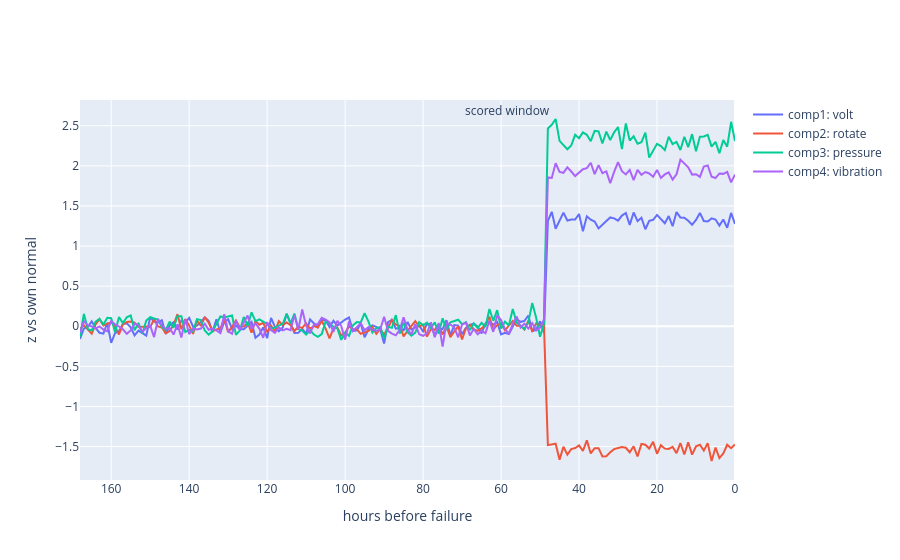

Write notebook code for a chart like this one.
### Markdown cell above
> **Relies on:**  
> · `src/data.py` §3 — event windows and normal operation (`build_masks`)  
> · `src/evaluation.py` §7 — event-triggered averages (`lag_profiles`)

### Code cell
L = lag_profiles(panel, cfg)   # mean z-score of each signal at each lag (0..168 h) before each part's failures

fig = go.Figure()
for c in COMPONENTS:
    # For each component, plot only its "signature" signal: the one that moves most before its failures.
    s = max(SIGNALS, key=lambda s: abs(np.mean(L["signals"][c][s][:48])))
    fig.add_scatter(x=L["lags"], y=L["signals"][c][s], name=f"{c}: {s}")

# Shade the scored window: lags max(H,1) .. H+W-1 before the failure (12..47 h with the defaults).
fig.add_vrect(x0=max(cfg.H, 1), x1=cfg.H + cfg.W - 1, opacity=.15, line_width=0, annotation_text="scored window")
fig.update_xaxes(autorange="reversed", title="hours before failure").update_yaxes(title="z vs own normal")
fig   # look for: flat at 0, then a step up (or down) about 48 h before the failure

### Figure 1 — Plotly figure (JSON) as saved in the notebook; plotly's stock layout.template omitted (floating-point values rounded to 4 significant figures; data arrays with more than 128 entries replaced by an {"elided": "..."} marker saying what was removed)
{"data": [{"name": "comp1: volt", "type": "scatter", "x": {"elided": "169 int values"}, "y": {"elided": "169 float values"}}, {"name": "comp2: rotate", "type": "scatter", "x": {"elided": "169 int values"}, "y": {"elided": "169 float values"}}, {"name": "comp3: pressure", "type": "scatter", "x": {"elided": "169 int values"}, "y": {"elided": "169 float values"}}, {"name": "comp4: vibration", "type": "scatter", "x": {"elided": "169 int values"}, "y": {"elided": "169 float values"}}], "layout": {"annotations": [{"showarrow": false, "text": "scored window", "x": 47, "xanchor": "right", "xref": "x", "y": 1, "yanchor": "top", "yref": "y domain"}], "shapes": [{"line": {"width": 0}, "opacity": 0.15, "type": "rect", "x0": 12, "x1": 47, "xref": "x", "y0": 0, "y1": 1, "yref": "y domain"}], "xaxis": {"autorange": "reversed", "title": {"text": "hours before failure"}}, "yaxis": {"title": {"text": "z vs own normal"}}}}
